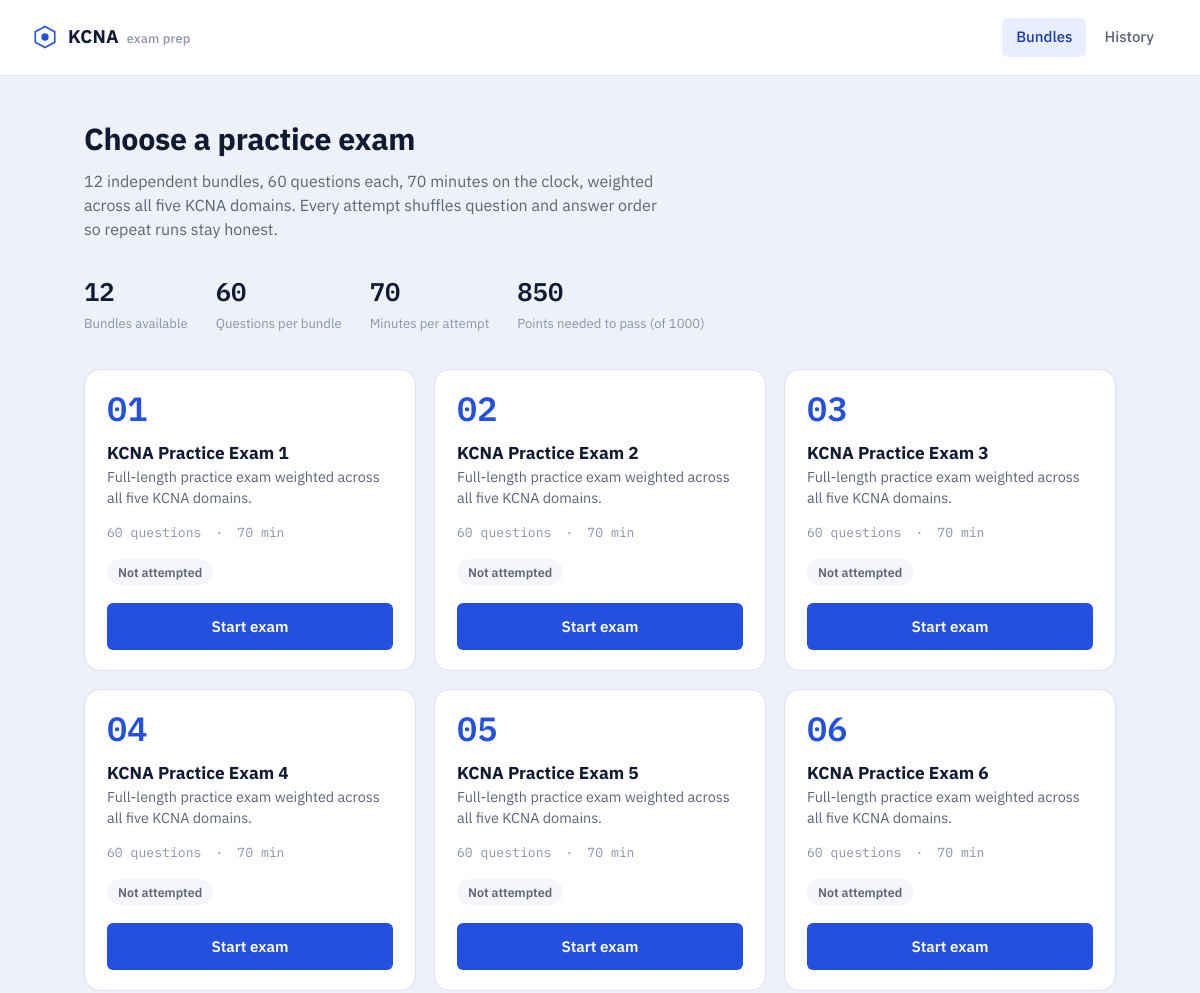
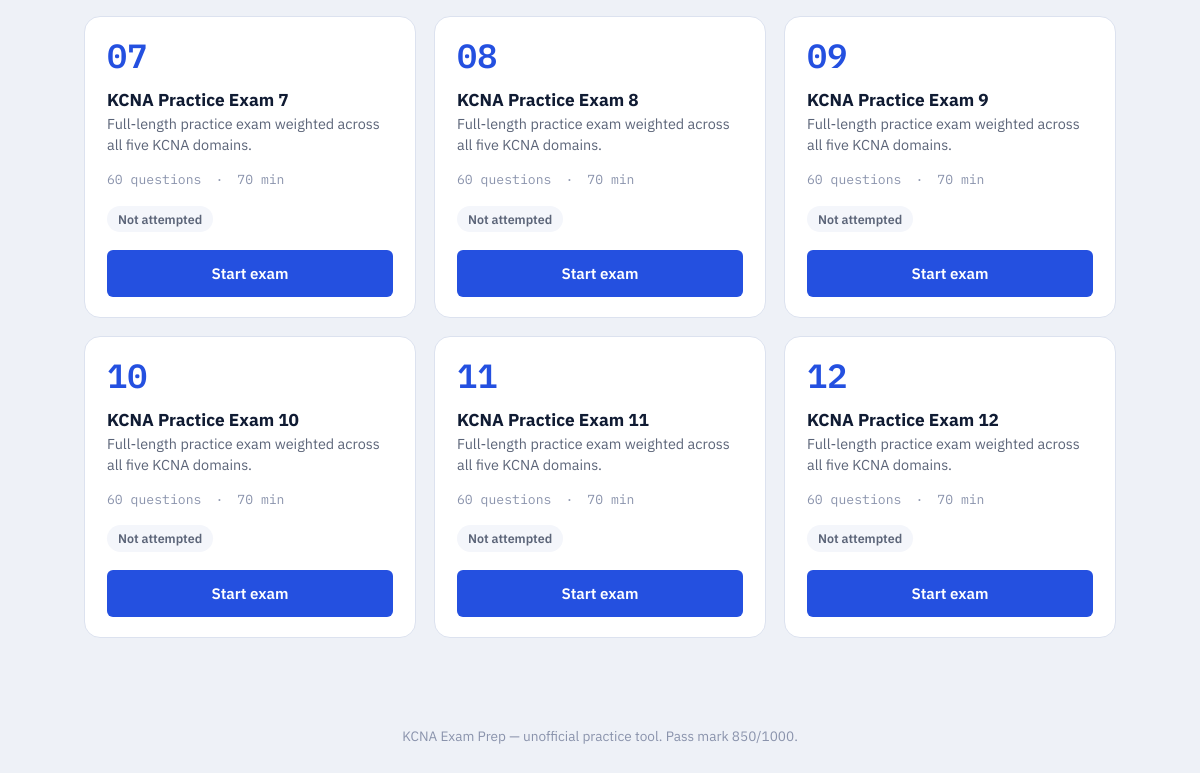
The page / on the database its author committed (2 pictures, top to bottom).
### tables this page shows
CREATE TABLE bundles (
    id INTEGER PRIMARY KEY,
    name TEXT NOT NULL,
    description TEXT NOT NULL,
    num_questions INTEGER NOT NULL DEFAULT 60,
    duration_minutes INTEGER NOT NULL DEFAULT 70
);

### app.py (the view, shortened to what this page needs)
@app.route("/")
def dashboard():
    bundles = database.get_bundles()
    history = database.get_history(limit=1000)
    stats = {}
    for b in bundles:
        b["stats"] = stats.get(b["id"], {"attempts": 0, "best_score": 0, "passed": False})
    return render_template("dashboard.html", bundles=bundles)

### database.py (called while the page is built)
@contextmanager
def get_conn():
    conn = sqlite3.connect(DB_PATH)
    conn.row_factory = sqlite3.Row
    conn.execute("PRAGMA foreign_keys = ON")
    try:
        yield conn
        conn.commit()
    finally:
        conn.close()

def row_to_dict(row):
    return dict(row) if row else None

def get_bundles():
    with get_conn() as conn:
        rows = conn.execute("SELECT * FROM bundles ORDER BY id").fetchall()
        return [row_to_dict(r) for r in rows]

def get_history(limit=50):
    with get_conn() as conn:
        rows = conn.execute(
            """SELECT attempts.*, bundles.name as bundle_name
               FROM attempts JOIN bundles ON attempts.bundle_id = bundles.id
               WHERE attempts.status = 'completed'
               ORDER BY attempts.submitted_at DESC LIMIT ?""",
            (limit,),
        ).fetchall()
        return [row_to_dict(r) for r in rows]

### templates/dashboard.html (shortened to what this page needs)
{% extends "base.html" %}
{% block content %}
<div class="page-head">
  <h1>Choose a practice exam</h1>
  <p>{{ bundles|length }} independent bundles, 60 questions each, 70 minutes on the clock, weighted across all five KCNA domains. Every attempt shuffles question and answer order so repeat runs stay honest.</p>
</div>
<div class="stat-strip">
  <div class="stat">
    <span class="num mono">{{ bundles|length }}</span>
    <span class="label">Bundles available</span>
  </div>
  <div class="stat">
    <span class="num mono">60</span>
    <span class="label">Questions per bundle</span>
  </div>
  <div class="stat">
    <span class="num mono">70</span>
    <span class="label">Minutes per attempt</span>
  </div>
  <div class="stat">
    <span class="num mono">850</span>
    <span class="label">Points needed to pass (of 1000)</span>
  </div>
</div>
<div class="bundle-grid">
  {% for b in bundles %}
  <div class="bundle-card">
    <span class="index mono">{{ '%02d'|format(loop.index) }}</span>
    <div>
      <h2>{{ b.name }}</h2>
      <p class="desc">{{ b.description }}</p>
    </div>
    <div class="bundle-meta">
      <span>{{ b.num_questions }} questions</span>
      <span>&middot;</span>
      <span>{{ b.duration_minutes }} min</span>
    </div>
    <div class="bundle-status">
      {% if b.stats.passed %}
        <span class="chip chip-pass">Passed &middot; best {{ b.stats.best_score }}</span>
      {% elif b.stats.attempts > 0 %}
        <span class="chip chip-fail">Best {{ b.stats.best_score }}/1000</span>
      {% else %}
        <span class="chip chip-neutral">Not attempted</span>
      {% endif %}
    </div>
    <a class="btn btn-primary btn-block" href="{{ url_for('start_exam', bundle_id=b.id) }}">
      {{ 'Retake exam' if b.stats.attempts > 0 else 'Start exam' }}
    </a>
  </div>
  {% endfor %}
</div>
{% endblock %}

### templates/base.html (shortened to what this page needs)
<!DOCTYPE html>
<html lang="en">
<head>
<link rel="stylesheet" href="{{ url_for('static', filename='css/style.css') }}">
</head>
<body>
<header class="topbar">
  <a class="brand" href="{{ url_for('dashboard') }}">
    <span class="brand-mark" aria-hidden="true">
      <svg viewBox="0 0 32 32" width="26" height="26">
        <polygon points="16,3 28,9.5 28,22.5 16,29 4,22.5 4,9.5" fill="none" stroke="currentColor" stroke-width="2"/>
        <circle cx="16" cy="16" r="4.5" fill="currentColor"/>
      </svg>
    </span>
    <span class="brand-text">KCNA<span class="brand-sub">exam prep</span></span>
  </a>
  <nav class="topnav">
    <a href="{{ url_for('dashboard') }}" class="{{ 'active' if request.path == '/' else '' }}">Bundles</a>
    <a href="{{ url_for('history_page') }}" class="{{ 'active' if request.path == '/history' else '' }}">History</a>
  </nav>
</header>
<main>
  {% block content %}{% endblock %}
</main>
<footer class="sitefooter">
  <span>KCNA Exam Prep &mdash; unofficial practice tool. Pass mark 850/1000.</span>
</footer>
</body>
</html>

### static/css/style.css (style rules this page uses)
:root { --bg: #EEF1F7; --panel: #FFFFFF; --panel-alt: #F4F6FB; --ink: #101B33; --ink-muted: #5B6478; --ink-faint: #8A93AC; --line: #DCE2EF; --line-strong: #C3CBE0; --accent: #2450E0; --accent-dark: #1B3AAE; --accent-bg: #E8EEFF; --amber: #A8690A; --amber-bg: #FBF0DD; --green: #147A4A; --green-bg: #E4F5EC; --green-line: #BFE6D2; --red: #B23B3B; --red-bg: #FBEAEA; --red-line: #F0C6C6; --radius-sm: 6px; --radius-md: 10px; --radius-lg: 16px; --font-sans: 'IBM Plex Sans', system-ui, -apple-system, sans-serif; --font-mono: 'IBM Plex Mono', ui-monospace, 'SF Mono', monospace; --shadow-panel: 0 1px 2px rgba(16, 27, 51, 0.06), 0 8px 24px -12px rgba(16, 27, 51, 0.12); }
* { box-sizing: border-box; }
html, body { margin: 0; padding: 0; background: var(--bg); color: var(--ink); font-family: var(--font-sans); font-size: 16px; line-height: 1.5; -webkit-font-smoothing: antialiased; }
a { color: inherit; text-decoration: none; }
.mono { font-family: var(--font-mono); font-variant-numeric: tabular-nums; }
.topbar { display: flex; align-items: center; justify-content: space-between; padding: 18px 32px; border-bottom: 1px solid var(--line); background: var(--panel); }
.brand { display: flex; align-items: center; gap: 10px; color: var(--ink); }
.brand-mark { color: var(--accent); display: flex; }
.brand-text { font-weight: 700; font-size: 1.15rem; letter-spacing: 0.01em; display: flex; align-items: baseline; gap: 8px; }
.brand-sub { font-weight: 500; font-size: 0.8rem; color: var(--ink-faint); }
.topnav { display: flex; gap: 4px; }
.topnav a { padding: 8px 14px; border-radius: var(--radius-sm); color: var(--ink-muted); font-weight: 500; font-size: 0.94rem; }
.topnav a.active { background: var(--accent-bg); color: var(--accent-dark); }
.sitefooter { text-align: center; padding: 28px 16px 40px; color: var(--ink-faint); font-size: 0.85rem; }
main { max-width: 1080px; margin: 0 auto; padding: 40px 24px 60px; }
.page-head { margin-bottom: 32px; }
.page-head h1 { font-size: 1.9rem; margin: 0 0 8px; letter-spacing: -0.01em; }
.page-head p { color: var(--ink-muted); margin: 0; max-width: 60ch; }
.stat-strip { display: flex; gap: 28px; margin: 24px 0 36px; flex-wrap: wrap; }
.stat-strip .stat { display: flex; flex-direction: column; gap: 2px; }
.stat .num { font-family: var(--font-mono); font-size: 1.6rem; font-weight: 600; }
.stat .label { color: var(--ink-faint); font-size: 0.82rem; }
.bundle-grid { display: grid; grid-template-columns: repeat(auto-fill, minmax(300px, 1fr)); gap: 18px; }
.bundle-card { background: var(--panel); border: 1px solid var(--line); border-radius: var(--radius-lg); padding: 22px 22px 20px; display: flex; flex-direction: column; gap: 14px; position: relative; transition: border-color 0.15s ease, transform 0.15s ease; }
.bundle-card .index { font-family: var(--font-mono); font-size: 2.1rem; font-weight: 600; color: var(--accent); line-height: 1; }
.bundle-card h2 { font-size: 1.08rem; margin: 0; }
.bundle-card .desc { color: var(--ink-muted); font-size: 0.9rem; margin: 0; }
.bundle-meta { display: flex; gap: 14px; font-size: 0.82rem; color: var(--ink-faint); font-family: var(--font-mono); }
.bundle-status { display: flex; align-items: center; gap: 8px; margin-top: 2px; }
.chip { display: inline-flex; align-items: center; gap: 6px; padding: 4px 11px; border-radius: 999px; font-size: 0.78rem; font-weight: 600; white-space: nowrap; }
.chip-neutral { background: var(--panel-alt); color: var(--ink-muted); }
.btn { display: inline-flex; align-items: center; justify-content: center; gap: 8px; padding: 11px 18px; border-radius: var(--radius-sm); border: 1px solid transparent; font-weight: 600; font-size: 0.95rem; cursor: pointer; transition: background 0.15s ease, border-color 0.15s ease, color 0.15s ease; }
.btn-primary { background: var(--accent); color: #fff; }
.btn-block { width: 100%; margin-top: 4px; }

### rows shown on the page
bundles: index "01", name "KCNA Practice Exam 1", description "Full-length practice exam weighted across all five KCNA domains.", num_questions "60", duration_minutes "70", stats "Start exam"
bundles: index "02", name "KCNA Practice Exam 2", description "Full-length practice exam weighted across all five KCNA domains.", num_questions "60", duration_minutes "70", stats "Start exam"
bundles: index "03", name "KCNA Practice Exam 3", description "Full-length practice exam weighted across all five KCNA domains.", num_questions "60", duration_minutes "70", stats "Start exam"
bundles: index "04", name "KCNA Practice Exam 4", description "Full-length practice exam weighted across all five KCNA domains.", num_questions "60", duration_minutes "70", stats "Start exam"
bundles: index "05", name "KCNA Practice Exam 5", description "Full-length practice exam weighted across all five KCNA domains.", num_questions "60", duration_minutes "70", stats "Start exam"
bundles: index "06", name "KCNA Practice Exam 6", description "Full-length practice exam weighted across all five KCNA domains.", num_questions "60", duration_minutes "70", stats "Start exam"
bundles: index "07", name "KCNA Practice Exam 7", description "Full-length practice exam weighted across all five KCNA domains.", num_questions "60", duration_minutes "70", stats "Start exam"
bundles: index "08", name "KCNA Practice Exam 8", description "Full-length practice exam weighted across all five KCNA domains.", num_questions "60", duration_minutes "70", stats "Start exam"
bundles: index "09", name "KCNA Practice Exam 9", description "Full-length practice exam weighted across all five KCNA domains.", num_questions "60", duration_minutes "70", stats "Start exam"
bundles: index "10", name "KCNA Practice Exam 10", description "Full-length practice exam weighted across all five KCNA domains.", num_questions "60", duration_minutes "70", stats "Start exam"
bundles: index "11", name "KCNA Practice Exam 11", description "Full-length practice exam weighted across all five KCNA domains.", num_questions "60", duration_minutes "70", stats "Start exam"
bundles: index "12", name "KCNA Practice Exam 12", description "Full-length practice exam weighted across all five KCNA domains.", num_questions "60", duration_minutes "70", stats "Start exam"

### other values the page prints
{{ bundles|length }} "12"
